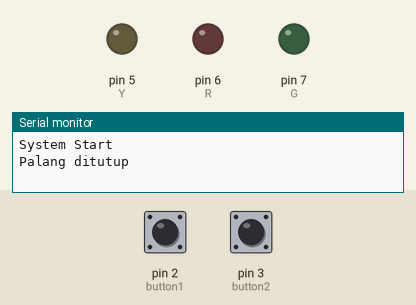
Recording of a sketch running on a simulated Arduino Uno, built with avr-gcc and run on an emulated ATmega328P. On the bench: output pins drawn as LEDs (lit = HIGH), the last lines printed to the serial monitor. Dashed ring = blinking. The inputs (shaded band) are chosen by the test bench; at power-on: pin 3 (button2) LOW, pin 2 (button1) HIGH.

Above: at 1.2 s.
1.3 s: pin 3 (button2) pulled HIGH for 0.15 s
At 2.4 s:
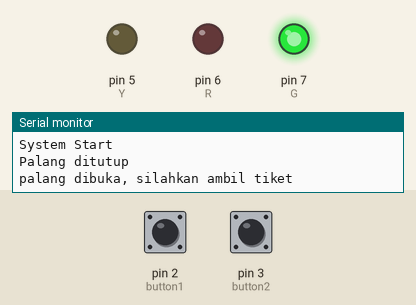
3.3 s: pin 2 (button1) pulled LOW for 0.15 s
At 5.0 s:
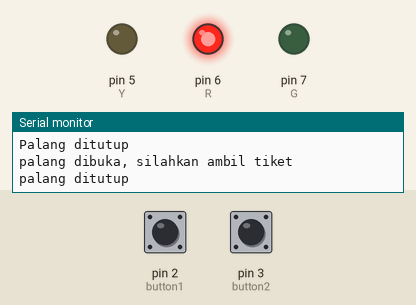
5.3 s: pin 3 (button2) pulled HIGH for 1 s
At 6.6 s:
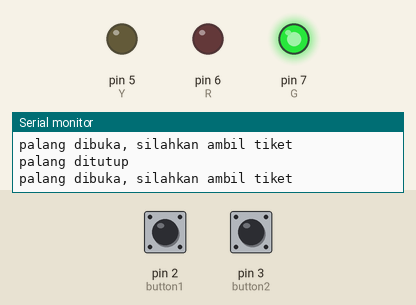
7.8 s: pin 2 (button1) pulled LOW for 1 s
At 9.7 s:
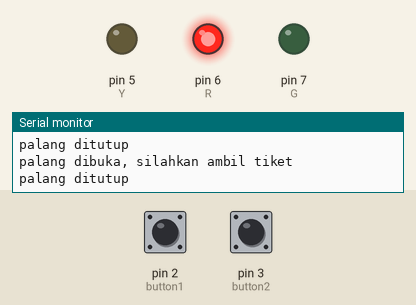
10.3 s: pin 2 (button1) driven LOW and pin 3 (button2) driven HIGH
At 11.2 s:
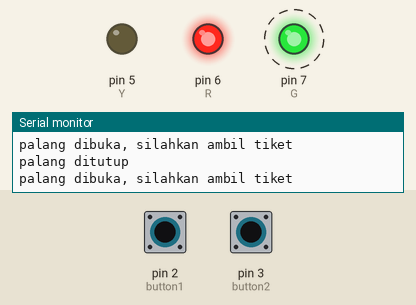
Timing chart, 0 to 14.3 s (numbered marks = the images above; inputs shaded):
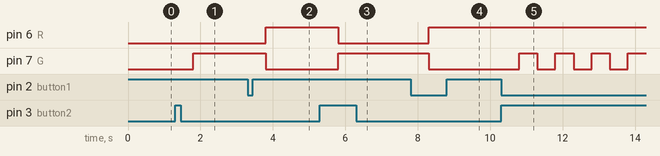

Measured:
- after the input at 1.3 s, pin 7 (G): LOW → HIGH after 0.50 s
- after the input at 3.3 s, pin 6 (R): LOW → HIGH after 0.50 s; pin 7 (G): HIGH → LOW after 0.50 s
- after the input at 5.3 s, pin 6 (R): HIGH → LOW after 0.50 s; pin 7 (G): LOW → HIGH after 0.50 s
- after the input at 7.8 s, pin 6 (R): LOW → HIGH after 0.50 s; pin 7 (G): HIGH → LOW after 0.50 s
- after the input at 10.3 s, pin 7 (G): alternates HIGH for 0.50 s and LOW for 0.50 s, starting after 0.50 s

The sketch:

1.kunciTombol.ino
```cpp
//variable button
int button1 = 2;
int button2 = 3;
//int button3 = 4;

//variable LED
int R = 6;
int Y = 5;
int G = 7;

//addon variable
int key1 = 1;
int key2 = 0;
int key3 = 0;

void setup() {
  // setup port COM
  Serial.begin(9600);

  //setup pin mode (output/input)
  pinMode(button1,INPUT);
  pinMode(button2,INPUT);
//  pinMode(button3,INPUT);

  pinMode(R,OUTPUT);
  pinMode(Y,OUTPUT);
  pinMode(G,OUTPUT);

  Serial.println("System Start");
  Serial.println("Palang ditutup");


}

void loop() {

  //read button condition
  int readButton1 = digitalRead(button1);
  int readButton2 = digitalRead(button2);
//  int readButton3 = digitalRead(button3);

//  //print Serial
//  Serial.print("Kondisi button 1 : "); Serial.print(readButton1); Serial.print(" | Kondisi Key : "); Serial.println(key1);
////  Serial.print("Kondisi button 2 : "); Serial.print(readButton2); Serial.print(" | Kondisi Key : "); Serial.println(key2);
////  Serial.print("Kondisi button 3 : "); Serial.print(readButton3); Serial.print(" | Kondisi Key : "); Serial.println(key3);
//  Serial.println();

  //logic
if(readButton1 == 0 && readButton2 == 1){
    digitalWrite(R,HIGH);

}


  //start of button 1
  if(readButton2 == 1 && key1 == 1){
    delay(500);
    digitalWrite(R,LOW);

    digitalWrite(G,HIGH);
    Serial.println("palang dibuka, silahkan ambil tiket");
    key1 = 0;

  }else if(readButton1 == 0 && key1 == 0){
    delay(500);
    digitalWrite(R,HIGH);

    digitalWrite(G,LOW);
    Serial.println("palang ditutup");
    key1 = 1;
  }
  //end of button 1

//  //start of button 2
//  if(readButton2 == 1 && key2 == 0){
//    delay(1000);
//    digitalWrite(Y,HIGH);
//    key2 = 1;
//  }else if(readButton2 == 1 && key2 == 1){
//    delay(1000);
//    digitalWrite(Y,LOW);
//    key2 = 0;
//  }
//  //end of button 2
//
//  //start of button 3
//  if(readButton3 == 1 && key3 == 0){
//    delay(1000);
//    digitalWrite(G,HIGH);
//    key3 = 1;
//  }else if(readButton3 == 1 && key3 == 1){
//    delay(1000);
//    digitalWrite(G,LOW);
//    key3 = 0;
//  }
//  //end of button 3

}
```
